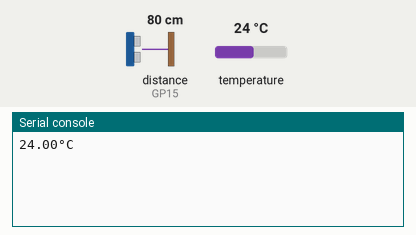
Recording of a program running on a simulated Raspberry Pi Pico running MicroPython. Parts: the last lines printed to the serial console. Inputs (shaded band) come from the test bench; at power-on: distance to the obstacle (sensor on GP15) 80 cm, temperature 24 °C. The echo pulse lasts 58.3 µs per cm.

Above: at 1.2 s.
1.3 s: distance to the obstacle (sensor on GP15) set to 2 cm
At 2.0 s:
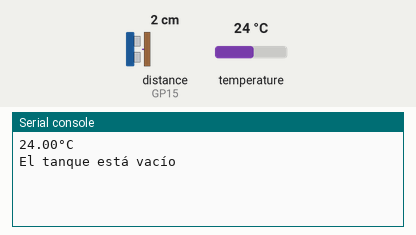
7.3 s: distance to the obstacle (sensor on GP15) set to 6 cm
At 9.0 s:
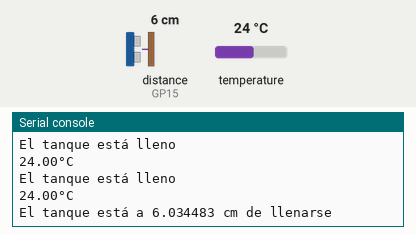

Measured:
- the behaviour switches between 4 and 5 cm on distance to the obstacle (sensor on GP15) (found by bisection; images 1 and 2)
- after the input at 7.3 s, the serial console: prints a new line after 0.78 s (image 2)

The program:

main.py
```python
import machine
import onewire
import ds18x20
import time
from machine import Pin, PWM

def sensores():
    ds_pin = machine.Pin(8)
    ds_sensor = ds18x20.DS18X20(onewire.OneWire(ds_pin))
    roms = ds_sensor.scan()

    TRIG_PIN = 14
    ECHO_PIN = 15

    # Configura los pines GPIO
    trig = machine.Pin(TRIG_PIN, machine.Pin.OUT)
    echo = machine.Pin(ECHO_PIN, machine.Pin.IN)

    # Función para medir la distancia
    def distance():
        # Genera un pulso de 10us en el pin TRIG
        trig.value(0)
        time.sleep_us(2)
        trig.value(1)
        time.sleep_us(10)
        trig.value(0)

        # Mide la duración del pulso en el pin ECHO
        duration = machine.time_pulse_us(echo, 1, 10000)

        # Calcula la distancia en centímetros
        distance = duration / 58.0

        return distance

    while True:
        ds_sensor.convert_temp()
        time.sleep_ms(750)
        for rom in roms:
            temp = ds_sensor.read_temp(rom)
            print('{:.2f}°C'.format(temp))
        time.sleep(0.5)

        # Mide la distancia
        dist = distance()

        # Imprime la distancia en la consola
        if dist >= 20:
            print("El tanque está vacío")
        elif dist <= 5:
            print("El tanque está lleno")
        elif dist > 5 and dist < 20:
            print("El tanque está a {} cm de llenarse".format(dist))
        else:
            print("{} cm".format(dist))

        # Espera 1 segundo antes de volver a medir
        time.sleep(1)


# Función principal
def main():
    # Llamada a las funciones que deseas ejecutar
    sensores()


# Llamada al main
if __name__ == "__main__":
    main()

# Agregar una pequeña pausa antes de terminar el programa
time.sleep(0.1)
```
